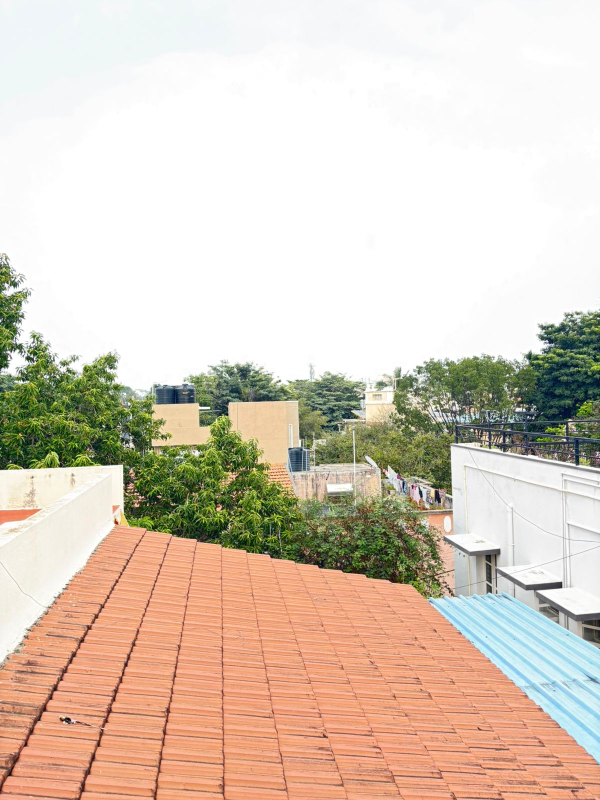
#> input picture Assignment 3/Test data/terrace-1.jpeg, 1200 x 1600 px, found by its file name (shown at 1/2 size)
$ python HDR_Imaging.py
#> lines starting #> are read from the running program, lines starting #| are printed output that depends on the picture
import cv2 as cv
import numpy as np
from PIL import Image
import subprocess

# Input image filenames
#img_fn = ["metro-1.jpeg", "metro-2.jpeg", "metro-3.jpeg"]
#img_fn = ["room-1.jpg", "room-2.jpg", "room-3.jpeg"]
img_fn = ["terrace-1.jpeg", "terrace-2.jpeg", "terrace-3.jpg"]
img_list = [cv.imread(fn) for fn in img_fn]
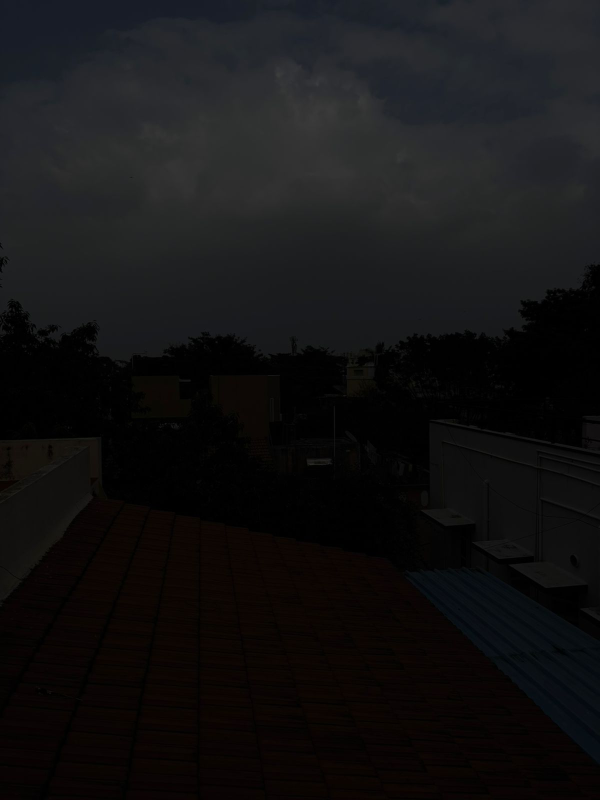
#> input picture Assignment 3/Test data/terrace-2.jpeg, 1200 x 1600 px, found by its file name (shown at 1/2 size)
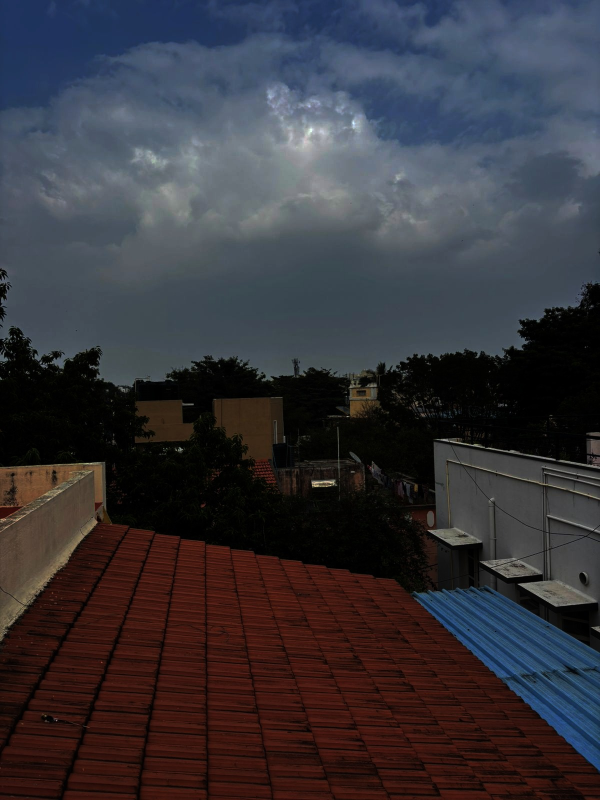
#> input picture Assignment 3/Test data/terrace-3.jpg, 1200 x 1600 px, found by its file name (shown at 1/2 size)
#> img_list = 3 items
exposure_times = np.array([0.04, 0.005, 0.01], dtype=np.float32)

# HDR merging and tonemapping algorithms
# [45 lines left out: functions process_hdr_images, resize_image_preserve_aspect, not called in this run]

# Automatically launch the Streamlit UI
if __name__ == "__main__":
    subprocess.run(["streamlit", "run", "Streamlit.py"])
#> (this line was passed over: subprocess is not available in this run)
